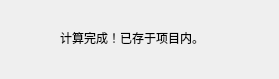
<?xml version="1.0" encoding="UTF-8"?>
<ui version="4.0">
 <class>caculatefinish</class>
 <widget class="QDialog" name="caculatefinish">
  <property name="geometry">
   <rect>
    <x>0</x>
    <y>0</y>
    <width>279</width>
    <height>79</height>
   </rect>
  </property>
  <property name="windowTitle">
   <string>Dialog</string>
  </property>
  <widget class="QLabel" name="label">
   <property name="geometry">
    <rect>
     <x>60</x>
     <y>30</y>
     <width>151</width>
     <height>16</height>
    </rect>
   </property>
   <property name="text">
    <string>计算完成！已存于项目内。</string>
   </property>
  </widget>
 </widget>
 <resources/>
 <connections/>
</ui>
